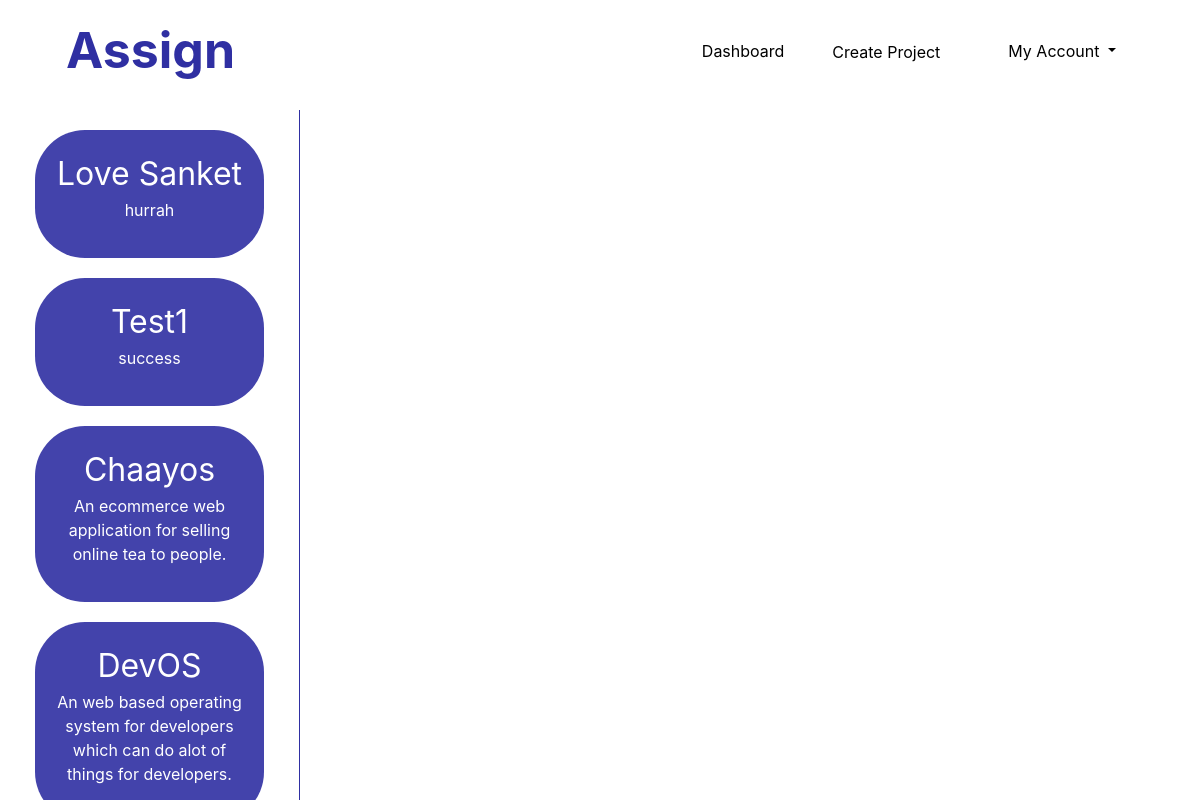
Page /app/ (signed in) on the committed database.
### Application/models.py (models this page shows, shortened)
class Project(models.Model):
    title = models.CharField(max_length=50)
    description = models.CharField(max_length=500)
    owner = models.ForeignKey(User, on_delete=models.CASCADE)

### Application/views.py (the view)
# urls.py: path('', views.home),
@login_required()
def home(request):
    user = request.user
    projects = Project.objects.filter(owner=user)
    return render(request, 'Application.html', {"projects": projects})

### templates/Application.html (shortened to what this page needs)
<!DOCTYPE html>
<html lang="en">
<head>
    <link rel="stylesheet" href="https://stackpath.bootstrapcdn.com/bootstrap/4.4.1/css/bootstrap.min.css"
>
    {% load static %}
    <link rel="stylesheet" href="{% static 'application.css' %}">
</head>
<body>
<nav class="navbar navbar-expand-lg navbar-light">
    <a class="navbar-brand" href="#">Assign</a>
    <div class="collapse navbar-collapse" id="navbarNav">
        <ul class="navbar-nav ml-auto">
            <li class="nav-item">
                <a class="nav-link" href="#">Dashboard</a>
            </li>
            <li class="nav-item">
                <button type="button" id="create-project" data-toggle="modal" data-target="#exampleModal1">Create
                    Project
                </button>
            </li>
            <li style="margin-right:60px;" class="nav-item dropdown">
                <a class="nav-link dropdown-toggle" href="#" id="navbarDropdown" role="button" data-toggle="dropdown"
                   aria-haspopup="true" aria-expanded="false">
                    My Account
                </a>
            </li>
        </ul>
    </div>
</nav>
<main class="row">
    <section id="project-tiles" class="col-lg-3">
        {% if projects %}
            {% for project in projects %}
                <div id="project">
                    <a style="color: white;font-size: 32px;text-transform: capitalize;"
                       href="{% url 'show_project' project.id %}">{{ project.title }}</a>
                    <p>{{ project.description }}</p>
                </div>
            {% endfor %}
        {% endif %}
    </section>
    <section id="task-tiles" class="col-lg-9">
    </section>
</main>
</body>
</html>

### static/application.css (style rules this page uses)
.navbar-brand { color: #2F2FA2 !important; font-size: 50px; font-weight: bold; padding-left: 50px; }
.nav-link { margin-left: 20px; color:black !important; }
.row { margin-left: 0px !important; margin-right: 0px !important; }
#create-project { color: black; background-color: white; border: none; outline: none; margin-top: 9px; padding: 0px 40px; }
#project-tiles { margin-top: 20px; position: fixed; overflow-y: auto; top: 90px; bottom: 0; border-right: 1px solid #2F2FA2; }
#project { background-color:#2F2FA2; opacity: 0.9; color: white; border-radius: 50px; text-align: center; padding: 20px; margin: 20px; }
#task-tiles { margin-top: 50px; text-align: center; margin-left: auto; position: fixed; overflow-y: auto; right: 0; top: 90px; bottom: 0; padding: 0px 50px; }

### rows in the picture
Project: title "Love Sanket", description "hurrah"
Project: title "Test1", description "success"
Project: title "Chaayos", description "An ecommerce web application for selling online tea to people."
Project: title "DevOS", description "An web based operating system for developers which can do alot of things for developers."
